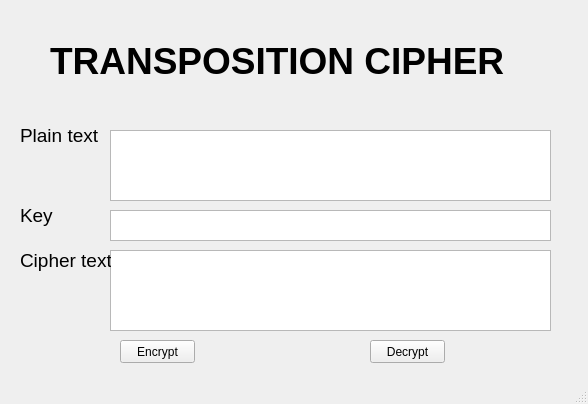
<?xml version="1.0" encoding="UTF-8"?>
<ui version="4.0">
 <class>MainWindow</class>
 <widget class="QMainWindow" name="MainWindow">
  <property name="geometry">
   <rect>
    <x>0</x>
    <y>0</y>
    <width>588</width>
    <height>404</height>
   </rect>
  </property>
  <property name="windowTitle">
   <string>MainWindow</string>
  </property>
  <widget class="QWidget" name="centralwidget">
   <widget class="QLabel" name="label_3">
    <property name="geometry">
     <rect>
      <x>20</x>
      <y>200</y>
      <width>91</width>
      <height>31</height>
     </rect>
    </property>
    <property name="font">
     <font>
      <pointsize>14</pointsize>
     </font>
    </property>
    <property name="layoutDirection">
     <enum>Qt::LeftToRight</enum>
    </property>
    <property name="text">
     <string>Key</string>
    </property>
   </widget>
   <widget class="QTextEdit" name="Plain_text">
    <property name="geometry">
     <rect>
      <x>110</x>
      <y>130</y>
      <width>441</width>
      <height>71</height>
     </rect>
    </property>
   </widget>
   <widget class="QPushButton" name="decrypt_button">
    <property name="geometry">
     <rect>
      <x>370</x>
      <y>340</y>
      <width>75</width>
      <height>23</height>
     </rect>
    </property>
    <property name="text">
     <string>Decrypt</string>
    </property>
   </widget>
   <widget class="QLabel" name="label">
    <property name="geometry">
     <rect>
      <x>50</x>
      <y>10</y>
      <width>481</width>
      <height>101</height>
     </rect>
    </property>
    <property name="font">
     <font>
      <pointsize>28</pointsize>
      <weight>75</weight>
      <bold>true</bold>
     </font>
    </property>
    <property name="text">
     <string>TRANSPOSITION CIPHER</string>
    </property>
    <property name="textFormat">
     <enum>Qt::AutoText</enum>
    </property>
   </widget>
   <widget class="QTextEdit" name="Cipher_text">
    <property name="geometry">
     <rect>
      <x>110</x>
      <y>250</y>
      <width>441</width>
      <height>81</height>
     </rect>
    </property>
   </widget>
   <widget class="QLabel" name="label_2">
    <property name="geometry">
     <rect>
      <x>20</x>
      <y>120</y>
      <width>91</width>
      <height>31</height>
     </rect>
    </property>
    <property name="font">
     <font>
      <pointsize>14</pointsize>
     </font>
    </property>
    <property name="focusPolicy">
     <enum>Qt::NoFocus</enum>
    </property>
    <property name="layoutDirection">
     <enum>Qt::LeftToRight</enum>
    </property>
    <property name="text">
     <string>Plain text</string>
    </property>
   </widget>
   <widget class="QTextEdit" name="Key">
    <property name="geometry">
     <rect>
      <x>110</x>
      <y>210</y>
      <width>441</width>
      <height>31</height>
     </rect>
    </property>
   </widget>
   <widget class="QPushButton" name="encrypt_button">
    <property name="geometry">
     <rect>
      <x>120</x>
      <y>340</y>
      <width>75</width>
      <height>23</height>
     </rect>
    </property>
    <property name="text">
     <string>Encrypt</string>
    </property>
   </widget>
   <widget class="QLabel" name="label_4">
    <property name="geometry">
     <rect>
      <x>20</x>
      <y>240</y>
      <width>91</width>
      <height>41</height>
     </rect>
    </property>
    <property name="font">
     <font>
      <pointsize>14</pointsize>
     </font>
    </property>
    <property name="text">
     <string>Cipher text</string>
    </property>
   </widget>
  </widget>
  <widget class="QMenuBar" name="menubar">
   <property name="geometry">
    <rect>
     <x>0</x>
     <y>0</y>
     <width>588</width>
     <height>21</height>
    </rect>
   </property>
  </widget>
  <widget class="QStatusBar" name="statusbar"/>
 </widget>
 <resources/>
 <connections/>
</ui>
